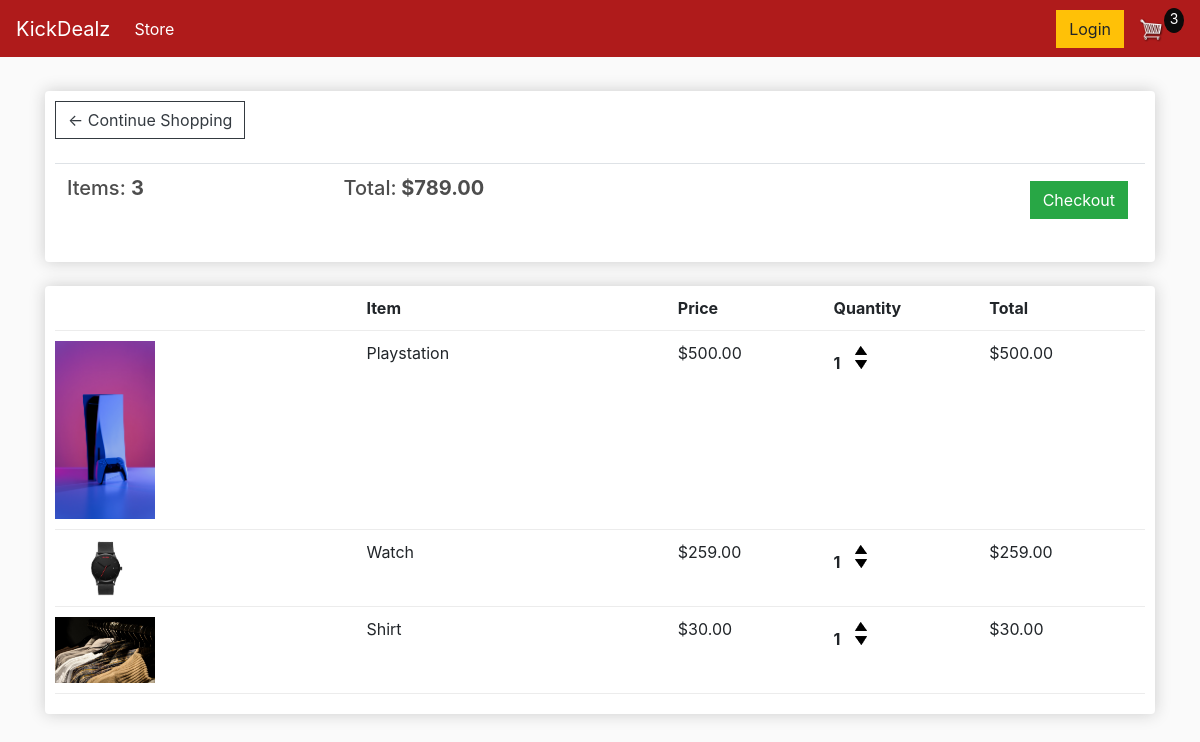
The app's page /cart/ (signed in) with its own data.
### store/models.py (models this page shows, shortened)
class Order(models.Model):
	customer = models.ForeignKey(Customer, on_delete=models.SET_NULL, null=True, blank=True)
	date_ordered = models.DateTimeField(auto_now_add=True)
	complete = models.BooleanField(default=False)
	transaction_id = models.CharField(max_length=100, null=True)
	@property
	def get_cart_total(self):
		orderitems = self.orderitem_set.all()
		total = sum([item.get_total for item in orderitems])
		return total
	@property
	def get_cart_items(self):
		orderitems = self.orderitem_set.all()
		total = sum([item.quantity for item in orderitems])
		return total

class OrderItem(models.Model):
	product = models.ForeignKey(Product, on_delete=models.SET_NULL, null=True)
	order = models.ForeignKey(Order, on_delete=models.SET_NULL, null=True)
	quantity = models.IntegerField(default=0, null=True, blank=True)
	date_added = models.DateTimeField(auto_now_add=True)
	@property
	def get_total(self):
		total = self.product.price * self.quantity
		return total

class Product(models.Model):
	name = models.CharField(max_length=200)
	price = models.FloatField()
	digital = models.BooleanField(default=False,null=True, blank=True)
	image = models.ImageField(null=True, blank=True)
	@property
	def imageURL(self):
		try:
			url = self.image.url
		except:
			url = ''
		return url

### store/views.py (the view)
# urls.py: path('cart/', views.cart, name="cart"),
def cart(request):
	data = cartData(request)
	cartItems = data['cartItems']
	order = data['order']
	items = data['items']
	context = {'items':items, 'order':order, 'cartItems':cartItems}
	return render(request, 'store/cart.html', context)

### store/utils.py (called while the page is built)
def cartData(request):
	if request.user.is_authenticated:
		customer = request.user.customer
		order, created = Order.objects.get_or_create(customer=customer, complete=False)
		items = order.orderitem_set.all()
		cartItems = order.get_cart_items
	else:
		cookieData = cookieCart(request)
		cartItems = cookieData['cartItems']
		order = cookieData['order']
		items = cookieData['items']
	return {'cartItems':cartItems ,'order':order, 'items':items}

### store/templates/store/cart.html
{% extends 'store/main.html' %}
{% load static %}
{% block content %}
	<div class="row">
		<div class="col-lg-12">
			<div class="box-element">
				<a  class="btn btn-outline-dark" href="{% url 'store' %}">&#x2190; Continue Shopping</a>
				<br>
				<br>
				<table class="table">
					<tr>
						<th><h5>Items: <strong>{{order.get_cart_items}}</strong></h5></th>
						<th><h5>Total:<strong> ${{order.get_cart_total|floatformat:2}}</strong></h5></th>
						<th>
							<a  style="float:right; margin:5px;" class="btn btn-success" href="{% url 'checkout' %}">Checkout</a>
						</th>
					</tr>
				</table>
			</div>
			<br>
			<div class="box-element">
				<div class="cart-row">
					<div style="flex:2"></div>
					<div style="flex:2"><strong>Item</strong></div>
					<div style="flex:1"><strong>Price</strong></div>
					<div style="flex:1"><strong>Quantity</strong></div>
					<div style="flex:1"><strong>Total</strong></div>
				</div>
				{% for item in items %}
				<div class="cart-row">
					<div style="flex:2"><img class="row-image" src="{{item.product.imageURL}}"></div>
					<div style="flex:2"><p>{{item.product.name}}</p></div>
					<div style="flex:1"><p>${{item.product.price|floatformat:2}}</p></div>
					<div style="flex:1">
						<p class="quantity">{{item.quantity}}</p>
						<div class="quantity">
							<img data-product="{{item.product.id}}" data-action="add" class="chg-quantity update-cart" src="{% static  'images/arrow-up.png' %}">
							<img data-product="{{item.product.id}}" data-action="remove" class="chg-quantity update-cart" src="{% static  'images/arrow-down.png' %}">
						</div>
					</div>
					<div style="flex:1"><p>${{item.get_total|floatformat:2}}</p></div>
				</div>
				{% endfor %}
			</div>
		</div>
	</div>
{% endblock content %}

### store/templates/store/main.html (shortened to what this page needs)
<!DOCTYPE html>
{% load static %}
<html>
<head>
	<link rel="stylesheet" href="https://stackpath.bootstrapcdn.com/bootstrap/4.4.1/css/bootstrap.min.css">
	<link rel="stylesheet" type="text/css" href="{% static 'css/main.css' %}">
</head>
<body>
	<nav class="navbar navbar-expand-lg navbar-dark bg-dark">
	  <a class="navbar-brand" href="{% url 'store' %}">KickDealz</a>
	  <div class="collapse navbar-collapse" id="navbarSupportedContent">
	    <ul class="navbar-nav mr-auto">
	      <li class="nav-item active">
	        <a class="nav-link" href="{% url 'store' %}">Store <span class="sr-only">(current)</span></a>
	      </li>
	    </ul>
	    <div class="form-inline my-2 my-lg-0">
	     	<a href="#"class="btn btn-warning">Login</a>
	     	<a href="{% url 'cart' %}">
	    		<img  id="cart-icon" src="{% static 'images/cart.png' %}">
	    	</a>
	    	<p id="cart-total">{{cartItems}}</p>
	    </div>
	  </div>
	</nav>
     <div class="container">
            <br>
            {% block content %}
            {% endblock content %}
         </div>
</body>
</html>

### static/css/main.css (style rules this page uses)
body { background-color: hsl(0, 0%, 98%); }
h1,h2,h3,h4,h5,h6 { color:hsl(0, 0%, 30%); }
.box-element { box-shadow:hsl(0, 0%, 80%) 0 0 16px; background-color: #fff; border-radius: 4px; padding: 10px; }
.bg-dark { background-color: #af1b1b!important; }
#cart-icon { width:25px; display: inline-block; margin-left: 15px; }
#cart-total { display: block; text-align: center; color:#fff; background-color: rgb(11, 10, 10); width: 20px; height: 25px; border-radius: 50%; font-size: 14px; }
.col-lg-4, .col-lg-6, .col-lg-8, .col-lg-12 { margin-top: 10px; }
.btn { border-radius: 0; }
.row-image { width: 100px; }
.cart-row { display: flex; align-items: flex-stretch; padding-bottom: 10px; margin-bottom: 10px; border-bottom: 1px solid #ececec; }
.quantity { display: inline-block; font-weight: 700; padding-right:10px; }
.chg-quantity { width: 12px; cursor: pointer; display: block; margin-top: 5px; transition:.1s; }

### records on screen
Order: get_cart_items "3", get_cart_total "789.00"
OrderItem: product.imageURL (picture), product.name "Playstation", product.price "500.00", quantity "1", get_total "500.00"
OrderItem: product.imageURL (picture), product.name "Watch", product.price "259.00", quantity "1", get_total "259.00"
OrderItem: product.imageURL (picture), product.name "Shirt", product.price "30.00", quantity "1", get_total "30.00"

### other values on screen
{{ cartItems }} "3"
